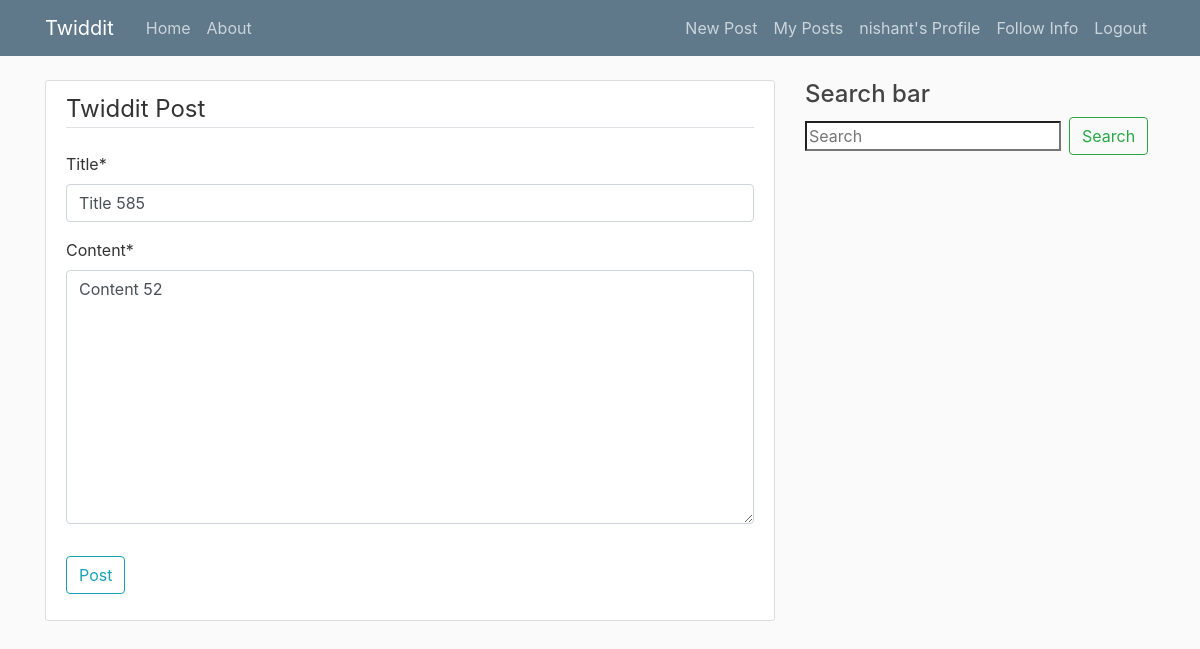
The app's page /blog/post/title-585/update/ (signed in) with its own data.
### account/models.py (models this page shows, shortened)
class Account(AbstractBaseUser):
    email = models.EmailField(verbose_name='email', max_length=60, unique=True)
    username = models.CharField(verbose_name='username', max_length=30, unique=True)
    date_joined = models.DateTimeField(verbose_name='date_joined', auto_now_add=True)
    last_login = models.DateTimeField(verbose_name='last_login', auto_now=True)
    is_admin = models.BooleanField(default=False)
    is_active = models.BooleanField(default=True)
    is_staff = models.BooleanField(default=False)
    is_superuser = models.BooleanField(default=False)
    USERNAME_FIELD = 'username' # How you'd like to have the user login (Login-Field)
    REQUIRED_FIELDS = ['email', ]
    objects = MyAccountManager()

### blog/models.py (models this page shows, shortened)
class Post(models.Model):
    author = models.ForeignKey(to=Account, on_delete=models.CASCADE)
    title = models.CharField(max_length=100)
    content = models.TextField()
    date_posted = models.DateTimeField(auto_now_add=True)
    date_updated = models.DateTimeField(auto_now=True)
    upvotes = models.ManyToManyField(to=Account, related_name='upvotes', blank=True)
    downvotes = models.ManyToManyField(to=Account, related_name='downvotes', blank=True)
    slug = models.SlugField(max_length=200, unique=True, null=True, blank=True)
    class Meta:
        ordering = ['-date_posted']

### blog/views.py (the view, shortened to what this page needs)
# urls.py: path('post/<slug:slug>/update/', views.PostUpdateView.as_view(), name='post-update'),
class PostUpdateView(LoginRequiredMixin, UserPassesTestMixin, UpdateView):
    model = Post
    fields = ['title', 'content']
    success_url = '/' # Redirects to home page on the successful deletion of the post
    def test_func(self):
        post = self.get_object()
        if self.request.user == post.author:
            return True
        return False

### blog/templates/blog/post_form.html (shortened to what this page needs)
{% extends "blog/base.html" %}
{% load crispy_forms_tags %}
{% block content %}
    <div class="content-section">
      <form method="POST">
        <fieldset class="form-group">
          <legend class="border-bottom mb-4">Twiddit Post</legend>
          {{ form|crispy }}
        </fieldset>
        <div class="form-group">
          <button class="btn btn-outline-info" type="submit">Post</button>
        </div>
      </form>
    </div>
{% endblock content %}

### blog/templates/blog/base.html (shortened to what this page needs)
{% load static %}
<!DOCTYPE html>
<html>
<head>
    <link rel="stylesheet" href="https://maxcdn.bootstrapcdn.com/bootstrap/4.0.0/css/bootstrap.min.css">
    <link rel="stylesheet" type="text/css" href="{% static 'blog/main.css' %}">
</head>
<body>
    <header class="site-header">
      <nav class="navbar navbar-expand-md navbar-dark bg-steel fixed-top">
        <div class="container">
          <a class="navbar-brand mr-4" href="/">Twiddit</a>
          <div class="collapse navbar-collapse" id="navbarToggle">
            <div class="navbar-nav mr-auto">
              <a class="nav-item nav-link" href="{% url 'blog-home' %}">Home</a>
              <a class="nav-item nav-link" href="{% url 'blog-about' %}">About</a>
            </div>
            <div class="navbar-nav">
              {% if user.is_authenticated %}
                <a class="nav-item nav-link" href="{% url 'post-create' %}">New Post</a>
                <a class="nav-item nav-link" href="{% url 'blog:user-posts' user.username %}">My Posts</a>
                <a class="nav-item nav-link" href="{% url 'profile' %}">{{ user.username }}'s Profile</a>
                <a class="nav-item nav-link" href="{% url 'users:follow-info' user.username %}">Follow Info</a>
                <a class="nav-item nav-link" href="{% url 'logout' %}">Logout</a>
              {% else %}
                <a class="nav-item nav-link" href="{% url 'login' %}">Login</a>
                <a class="nav-item nav-link" href="{% url 'register' %}">Register</a>
              {% endif %}
            </div>
          </div>
        </div>
      </nav>
    </header>
    <main role="main" class="container">
      <div class="row">
        <div class="col-md-8">
          {% block content %}{% endblock %}
        </div>
        <div class="col-md-4">
          <h4>Search bar</h4>
          <form class="form-inline my-2 my-lg-0">
            <input class="from-control mr-sm-2"
                   type="search"
                   placeholder="Search"
                   aria-label="Search"
                   name="search">
            <button class="btn btn-outline-success my-2 my-sm-0" type="submit">Search</button>
          </form>
        </div>
      </div>
    </main>
</body>
</html>

### blog/static/blog/main.css (style rules this page uses)
body { background: #fafafa; color: #333333; margin-top: 5rem; }
h1, h2, h3, h4, h5, h6 { color: #444444; }
.bg-steel { background-color: #5f788a; }
.site-header .navbar-nav .nav-link { color: #cbd5db; }
.content-section { background: #ffffff; padding: 10px 20px; border: 1px solid #dddddd; border-radius: 3px; margin-bottom: 20px; }

### records on screen
Account: username "nishant"
Post: title "Title 585", content "Content 52"
